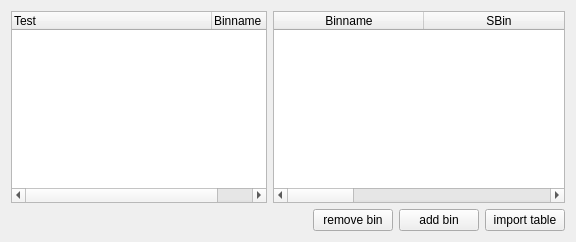
       <widget class="QWidget" name="binningTab">
        <attribute name="title">
         <string>Binning</string>
        </attribute>
        <layout class="QGridLayout" name="gridLayout_5">
         <item row="1" column="0">
          <widget class="QTreeWidget" name="binning_tree">
           <property name="maximumSize">
            <size>
             <width>350</width>
             <height>16777215</height>
            </size>
           </property>
           <attribute name="headerDefaultSectionSize">
            <number>200</number>
           </attribute>
           <column>
            <property name="text">
             <string>Test</string>
            </property>
           </column>
           <column>
            <property name="text">
             <string>Binname</string>
            </property>
           </column>
          </widget>
         </item>
         <item row="2" column="2">
          <layout class="QHBoxLayout" name="horizontalLayout_7">
           <item>
            <spacer name="horizontalSpacer_12">
             <property name="orientation">
              <enum>Qt::Horizontal</enum>
             </property>
             <property name="sizeHint" stdset="0">
              <size>
               <width>40</width>
               <height>20</height>
              </size>
             </property>
            </spacer>
           </item>
           <item>
            <widget class="QPushButton" name="remove_bin">
             <property name="text">
              <string>remove bin</string>
             </property>
             <property name="autoDefault">
              <bool>false</bool>
             </property>
            </widget>
           </item>
           <item>
            <widget class="QPushButton" name="add_bin">
             <property name="text">
              <string>add bin</string>
             </property>
             <property name="autoDefault">
              <bool>false</bool>
             </property>
            </widget>
           </item>
           <item>
            <widget class="QPushButton" name="import_bin_table">
             <property name="text">
              <string>import table</string>
             </property>
             <property name="autoDefault">
              <bool>false</bool>
             </property>
            </widget>
           </item>
          </layout>
         </item>
         <item row="1" column="2">
          <widget class="QTableWidget" name="binning_table">
           <property name="autoScrollMargin">
            <number>16</number>
           </property>
           <attribute name="horizontalHeaderDefaultSectionSize">
            <number>150</number>
           </attribute>
           <attribute name="horizontalHeaderMinimumSectionSize">
            <number>90</number>
           </attribute>
           <column>
            <property name="text">
             <string>Binname</string>
            </property>
           </column>
           <column>
            <property name="text">
             <string>SBin</string>
            </property>
           </column>
           <column>
            <property name="text">
             <string>Group</string>
            </property>
           </column>
           <column>
            <property name="text">
             <string>Description</string>
            </property>
           </column>
          </widget>
         </item>
        </layout>
       </widget>
